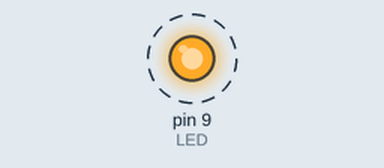
Simulated run of this sketch. Board: Arduino Uno, built with avr-gcc and run on an emulated ATmega328P. On the bench: output pins drawn as LEDs (lit = HIGH). Dashed ring = blinking.

Above: at 0.02 s.
Timing chart, 0 to 3.0 s (numbered marks = the images above):
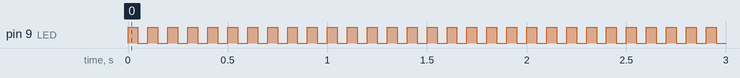

Measured:
- by itself, pin 9 (LED): alternates HIGH for 0.05 s and LOW for 0.05 s

The sketch:

ledOnOff.ino
```cpp
#define LED 9

void setup() {
  // put your setup code here, to run once:
  pinMode( LED , OUTPUT );
}

void loop() {
  // put your main code here, to run repeatedly:
  digitalWrite( LED , HIGH );   // turn on LED
  delay(50);                    // wait half a second
  digitalWrite( LED , LOW );    // turn off LED
  delay(50);                    // wait half a second
}
```
